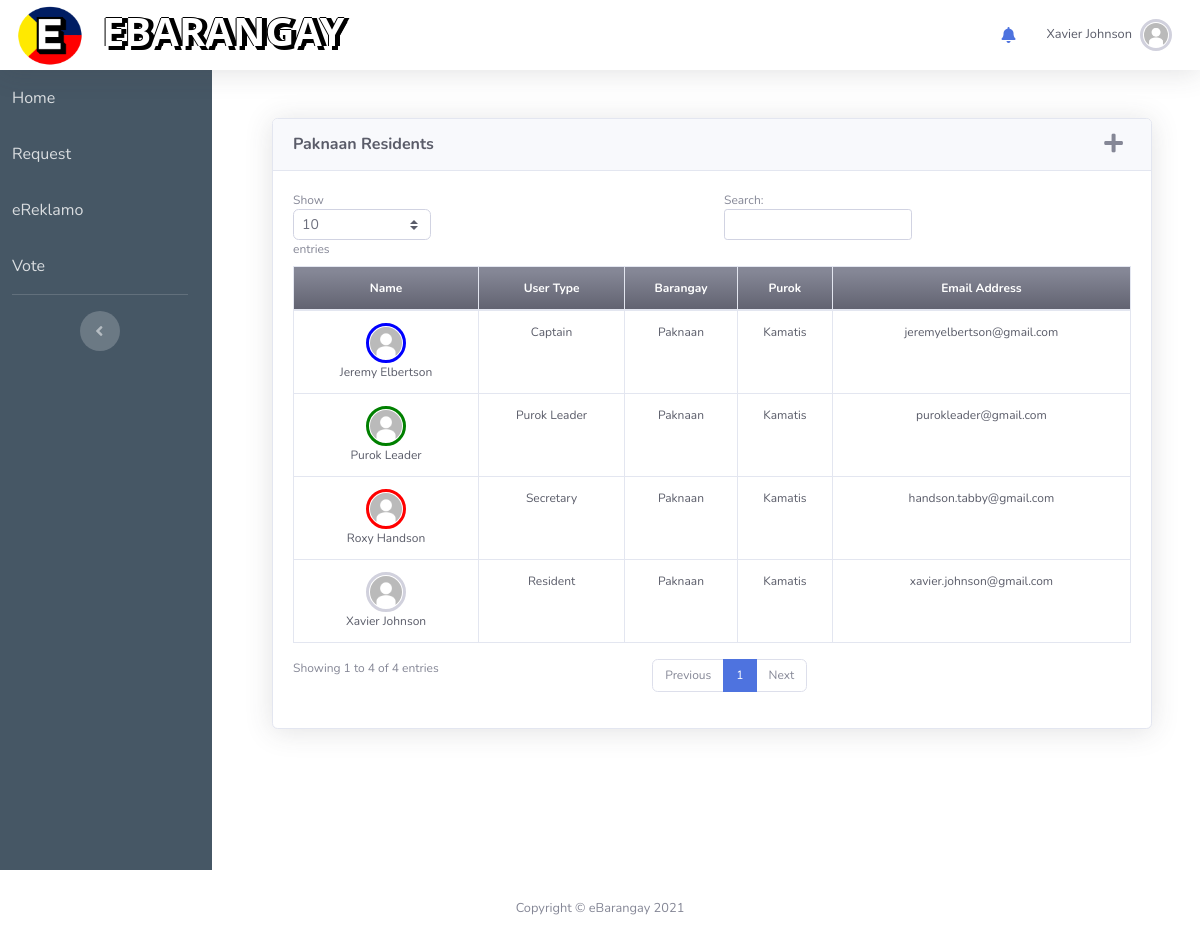
The app's page /residents.php (signed in), older data.
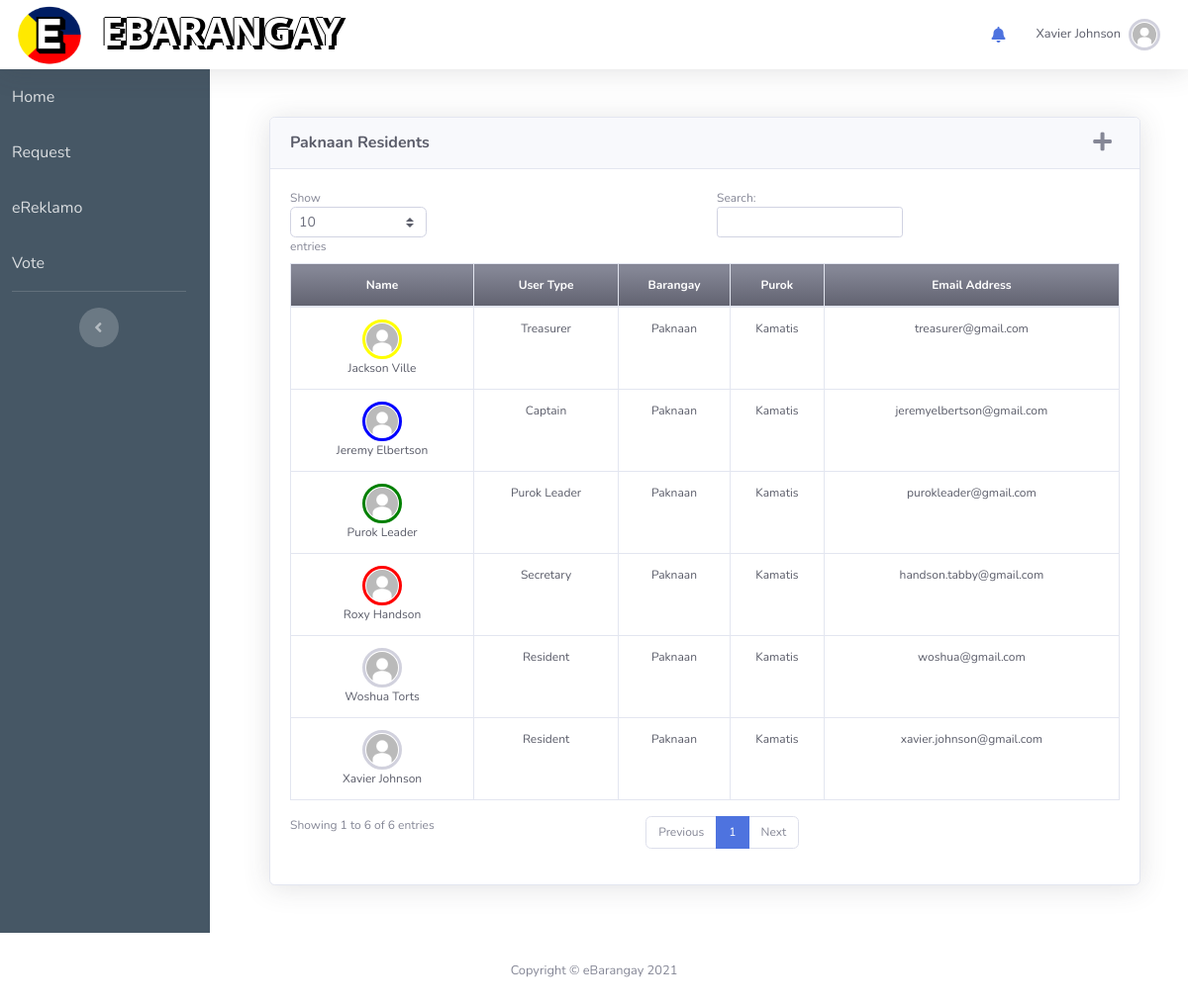
The same page, newer data.
### tables this page shows
CREATE TABLE `users` (
  `UsersID` int NOT NULL,
  `Firstname` varchar(50) NOT NULL,
  `Middlename` varchar(50) DEFAULT NULL,
  `Lastname` varchar(50) NOT NULL,
  `dateofbirth` varchar(50) NOT NULL,
  `civilStat` varchar(50) NOT NULL,
  `emailAdd` varchar(50) NOT NULL,
  `username` varchar(50) NOT NULL,
  `usersPwd` varchar(255) DEFAULT NULL,
  `userGender` varchar(50) DEFAULT NULL,
  `userType` varchar(50) DEFAULT NULL,
  `profile_pic` varchar(129) DEFAULT NULL,
  `userBarangay` varchar(50) DEFAULT NULL,
  `userPurok` varchar(50) DEFAULT NULL,
  `phoneNum` varchar(20) DEFAULT NULL,
  `teleNum` varchar(20) DEFAULT NULL,
  `VerifyStatus` varchar(20) NOT NULL DEFAULT 'Pending',
  `userCity` varchar(30) NOT NULL DEFAULT 'None',
  `Status` varchar(20) NOT NULL DEFAULT 'Active',
  `isRenting` varchar(20) DEFAULT 'False',
  `landlordName` varchar(50) DEFAULT 'None',
  `landlordContact` varchar(50) DEFAULT 'NONE',
  `barangayPos` varchar(50) DEFAULT 'None',
  `userAddress` varchar(50) DEFAULT NULL,
  `userHouseNum` varchar(50) DEFAULT NULL
);

### residents.php (the view, shortened to what this page needs)
<?php include_once "header.php" ?>
<div class="col d-flex flex-column">
<div class="container p-4">
<?php if($_SESSION["userType"] == "Purok Leader"): ?>
<div class="card shadow mb-4 m-4">
    <div class="card-header py-3 d-flex justify-content-between">
            <h6 class="m-0 font-weight-bold text-dark"><?php echo $_SESSION["userBarangay"] ?> Residents</h6>
            <a class="fas fa-plus fa-lg mr-2 text-gray-600 add_account" href="javascript:void(0)"></a>
    </div>
    <div class="card-body" style="font-size: 75%">
        <div class="table-responsive">
            <table class="table table-bordered text-center text-dark display"
                width="100%" cellspacing="0" cellpadding="0">
                <thead >
                    <!-- <tr class="bg-gradient-warning">
                        <th colspan="5">Resident</th>
                        <th colspan ="2">Address</th>
                        <th colspan="2">Contacts</th>
                        <th colspan="1">Options</th>
                    </tr> -->
                    <tr class="bg-gradient-secondary text-white">
                        <th scope="col">Name</th>
                        <th scope="col">Birthdate</th>
                        <th scope="col">Civil Status</th>
                        <th scope="col">User Type</th>
                        <th scope="col">Purok</th>
                        <th scope="col">Barangay</th>
                        <th scope="col">Email Address</th>
                        <th scope="col">Manage</th>
                    </tr>
                </thead>
                <tbody>
                    <?php
                        $accounts = $conn->query("SELECT *, concat(Firstname, ' ', Lastname) as name FROM users WHERE VerifyStatus = 'Pending' AND userBarangay = '{$_SESSION['userBarangay']}' AND userPurok = '{$_SESSION['userPurok']}'");
                        while($row=$accounts->fetch_assoc()):
                            if($row["userType"] == "Admin"){
                                continue;
                            }
                    ?>
                    <tr>
                        <td>
                            <img class="img-profile rounded-circle <?php
                                if($row["userType"] == "Resident"){
                                    echo "img-res-profile";
                                }
                                elseif($row["userType"] == "Purok Leader"){
                                    echo "img-purokldr-profile";
                                }
                                elseif($row["userType"] == "Captain"){
                                    echo "img-capt-profile";
                                }
                                elseif($row["userType"] == "Secretary"){
                                    echo "img-sec-profile";
                                }
                                elseif($row["userType"] == "Treasurer"){
                                    echo "img-treas-profile";
                                }
                                elseif($row["userType"] == "Admin"){
                                    echo "img-admin-profile";
                                }
                            ?>" src="img/<?php echo $row["profile_pic"] ?>" width="40" height="40"/>
                            </br>
                            <?php echo $row["name"] ?>
                        </td>
                        <td><?php echo $row["dateofbirth"] ?></td>
                        <td><?php echo $row["civilStat"] ?></td>
                        <td><?php echo $row["userType"] ?></td>
                        <td><?php echo $row["userPurok"] ?></td>
                        <td><?php echo $row["userBarangay"] ?></td>
                        <td><name@email class="com"><?php echo $row["emailAdd"] ?></name@email></td>
                        <td>
                            <button class="btn btn-success btn-sm btn-flat verify_user" data-id="<?php echo $row['UsersID'] ?>"><i class="fas fa-check"></i> Verify</button>
                        </td>
                    </tr>
                    <?php endwhile; ?>
                </tbody>
            </table>
        </div>
    </div>
</div>
<?php else: ?>
<div class="card shadow mb-4 m-4">
<div class="card-header py-3 d-flex justify-content-between">
        <h6 class="m-0 font-weight-bold text-dark"><?php echo $_SESSION["userBarangay"] ?> Residents</h6>
        <a class="fas fa-plus fa-lg mr-2 text-gray-600 add_account" href="javascript:void(0)"></a>
</div>
<div class="card-body" style="font-size: 75%">
    <div class="table-responsive">
        <table class="table table-bordered text-center text-dark display"
            width="100%" cellspacing="0" cellpadding="0">
            <thead >
                <tr class="bg-gradient-secondary text-white">
                    <th scope="col">Name</th>
                    <th scope="col">User Type</th>
                    <th scope="col">Barangay</th>
                    <th scope="col">Purok</th>
                    <th scope="col">Email Address</th>
                </tr>
            </thead>
            <tbody>
                <?php
                    $accounts = $conn->query("SELECT *, concat(Firstname, ' ', Lastname) as name FROM users WHERE VerifyStatus = 'Pending' AND userBarangay = '{$_SESSION['userBarangay']}'");
                    while($row=$accounts->fetch_assoc()):
                ?>
                <tr>
                    <td>
                        <img class="img-profile rounded-circle <?php
                            if($row["userType"] == "Resident"){
                                echo "img-res-profile";
                            }
                            elseif($row["userType"] == "Purok Leader"){
                                echo "img-purokldr-profile";
                            }
                            elseif($row["userType"] == "Captain"){
                                echo "img-capt-profile";
                            }
                            elseif($row["userType"] == "Secretary"){
                                echo "img-sec-profile";
                            }
                            elseif($row["userType"] == "Treasurer"){
                                echo "img-treas-profile";
                            }
                            elseif($row["userType"] == "Admin"){
                                echo "img-admin-profile";
                            }
                        ?>" src="img/<?php echo $row["profile_pic"] ?>" width="40" height="40"/>
                        <?php echo $row["name"] ?>
                    </td>
                    <td><?php echo $row["userType"] ?></td>
                    <td><?php echo $row["userBarangay"] ?></td>
                    <td><?php echo $row["userPurok"] ?></td>
                    <td><name@email class="com"><?php echo $row["emailAdd"] ?></name@email></td>
                </tr>
                <?php endwhile; ?>
            </tbody>
        </table>
    </div>
</div>
<?php endif; ?>
</div>
</div>
</div>
</div>
<?php include_once "footer.php" ?>

### header.php (shortened to what this page needs)
<?php
    if(isset($_SESSION["UsersID"]) == NULL)
    {
        header("location: login.php");
        exit();
    }
    else{
        $firstname = $_SESSION["Firstname"];
        $lastname = $_SESSION["Lastname"];
        $name = "$firstname $lastname";
    }
?>
<!DOCTYPE html>
<html lang="en">
<head>
    <link href="vendor/fontawesome-free/css/all.min.css" rel="stylesheet" type="text/css">
    <link href="css/sb-admin-2.min.css" rel="stylesheet">
    <link href="css/sb-admin-2.css" rel="stylesheet">
    <link href="css/cb2.css" rel="stylesheet">
</head>
<body id="page-top">
<nav class="navbar navbar-expand topbar static-top shadow">
<a class="navbar-brand" href="about.html">
    <img src="img/eb-logo.png" alt="EBARANGAY LOGO" width="70" height="65">
</a>
<h1 class="navbar-text font-weight-bold d-none d-sm-block d-md-block text-white"
    style= "font-family: 'Segoe UI', Tahoma, Geneva, Verdana, sans-serif;
    text-shadow: -1px 0px black, 3px 4px black, 5px 0 black, 0 -1px black;">
    EBARANGAY
</h1>
<ul class="navbar-nav ml-auto">
    <?php if(isset($_SESSION["UsersID"]) != NULL) : ?>
    <li class="nav-item dropdown no-arrow mx-1">
        <a class="nav-link dropdown-toggle" href="#" id="alertsDropdown" role="button"
            data-toggle="dropdown" aria-haspopup="true" aria-expanded="false">
            <i class="fas fa-bell fa-fw"></i>
        </a>
    </li>
    <?php endif; ?>
    <li class="nav-item dropdown no-arrow">
    <?php if(isset($_SESSION["UsersID"]) != NULL) : ?>
    <a class="nav-link dropdown-toggle" id="userDropdown" role="button"
        data-toggle="dropdown" aria-haspopup="true" aria-expanded="false">
        <span class="mr-2 d-none d-lg-inline text-dark small"><?php if($_SESSION["userType"] == "Admin"){echo "Admin";} else{echo $name;} ?></span>
        <img class="img-profile rounded-circle <?php
            if($_SESSION["userType"] == "Resident"){
                echo "img-res-profile";
            }
            elseif($_SESSION["userType"] == "Purok Leader"){
                echo "img-purokldr-profile";
            }
            elseif($_SESSION["userType"] == "Captain"){
                echo "img-capt-profile";
            }
            elseif($_SESSION["userType"] == "Secretary"){
                echo "img-sec-profile";
            }
            elseif($_SESSION["userType"] == "Treasurer"){
                echo "img-treas-profile";
            }
            elseif($_SESSION["userType"] == "Admin"){
                echo "img-admin-profile";
            }
        ?>" src="img/<?php echo $_SESSION["profile_pic"]; ?> "/>
    </a>
        <?php endif; ?>
    </li>
</ul>
</nav>
<div class="content-wrapper" >
<div class="row">
    <?php if(isset($_SESSION["UsersID"]) && !empty($_SESSION["UsersID"])) : ?>
    <ul class="navbar-nav sidebar sidebar-dark accordion px-2" id="accordionSidebar" style="background: rgb(70, 87, 101);">
        <?php if($_SESSION["userType"] == "Admin") : ?>
            <li class="nav-item <?php if(basename($_SERVER['PHP_SELF']) === "account.php"): ?> <?php echo "active"; endif; ?>">
            <a class="nav-link <?php if(basename($_SERVER['PHP_SELF']) === "account.php"): ?> <?php echo "bg-secondary"; endif; ?>" href="account.php">
                <span>Accounts</span>
            </a>
        </li>
        <li class="nav-item <?php if(basename($_SERVER['PHP_SELF']) === "captain.php"): ?> <?php echo "active"; endif; ?>">
            <a class="nav-link <?php if(basename($_SERVER['PHP_SELF']) === "captain.php"): ?> <?php echo "bg-secondary"; endif; ?>" href="captain.php">
                <span>Captains</span>
            </a>
        </li>
        <li class="nav-item <?php if(basename($_SERVER['PHP_SELF']) === "purokLeader.php"): ?> <?php echo "active"; endif; ?>">
            <a class="nav-link <?php if(basename($_SERVER['PHP_SELF']) === "purokLeader.php"): ?> <?php echo "bg-secondary"; endif; ?>" href="purokLeader.php">
                <span>Purok Leaders</span>
            </a>
        </li>
        <li class="nav-item <?php if(basename($_SERVER['PHP_SELF']) === "barangay.php"): ?> <?php echo "active"; endif; ?>">
            <a class="nav-link <?php if(basename($_SERVER['PHP_SELF']) === "barangay.php"): ?> <?php echo "bg-secondary"; endif; ?>" href="barangay.php">
                <span>Barangay</span>
            </a>
        </li>
        <li class="nav-item <?php if(basename($_SERVER['PHP_SELF']) === "purok.php"): ?> <?php echo "active"; endif; ?>">
            <a class="nav-link <?php if(basename($_SERVER['PHP_SELF']) === "purok.php"): ?> <?php echo "bg-secondary"; endif; ?>" href="purok.php" aria-expanded="true">
                <span>Purok</span>
            </a>
        </li>
        <?php elseif($_SESSION["userType"] == "Resident") : ?>
        <li class="nav-item <?php if(basename($_SERVER['PHP_SELF']) === "index.php"): ?> <?php echo "active"; endif; ?>">
            <a class="nav-link <?php if(basename($_SERVER['PHP_SELF']) === "index.php"): ?> <?php echo "bg-secondary"; endif; ?>" href="index.php">Home</a>
        </li>
        <li class="nav-item <?php if(basename($_SERVER['PHP_SELF']) === "request.php"): ?> <?php echo "active"; endif; ?>">
            <a class="nav-link <?php if(basename($_SERVER['PHP_SELF']) === "request.php"): ?> <?php echo "bg-secondary"; endif; ?>" href="request.php">
                Request
            </a>
        </li>
        <li class="nav-item <?php if(basename($_SERVER['PHP_SELF']) === "ereklamo.php"): ?> <?php echo "active"; endif; ?>">
            <a class="nav-link <?php if(basename($_SERVER['PHP_SELF']) === "ereklamo.php"): ?> <?php echo "bg-secondary"; endif; ?>" href="ereklamo.php">eReklamo</a>
        </li>
        <li class="nav-item <?php if(basename($_SERVER['PHP_SELF']) === "election.php"): ?> <?php echo "active"; endif; ?>">
            <a class="nav-link <?php if(basename($_SERVER['PHP_SELF']) === "election.php"): ?> <?php echo "bg-secondary"; endif; ?>" href="election.php">Vote</a>
        </li>
        <hr class="sidebar-divider d-none d-md-block">
        <div class="text-center d-none d-md-inline">
            <button class="rounded-circle border-0" id="sidebarToggle"></button>
        </div>
        <?php endif; ?>
        <?php endif; ?>
    </ul>

### footer.php (shortened to what this page needs)
  <footer class="sticky-footer">
      <div class="container my-auto">
          <div class="copyright text-center my-auto">
              <span>Copyright &copy; eBarangay 2021</span>
          </div>
      </div>
  </footer>
  </div>
</body>
</html>

### css/cb2.css (style rules this page uses)
.img-res-profile { padding: 1px; border: 3px solid rgb(209, 209, 221); }
.img-purokldr-profile { padding: 1px; border: 3px solid green; }
.img-capt-profile { padding: 1px; border: 3px solid blue; }
.img-sec-profile { padding: 1px; border: 3px solid red; }
.img-treas-profile { padding: 1px; border: 3px solid yellow; }

Row changes from the older to the newer data that the page shows:
added users: profile_pic (picture), name "Woshua Torts", userType "Resident", userBarangay "Paknaan", userPurok "Kamatis", emailAdd "woshua@gmail.com"
added users: profile_pic (picture), name "Jackson Ville", userType "Treasurer", userBarangay "Paknaan", userPurok "Kamatis", emailAdd "treasurer@gmail.com"
Text that changed along with them:
text written by a page script: "Show entries Search: Showing 1 to 4 of 4 entries Previous 1 Next" → "Show entries Search: Showing 1 to 6 of 6 entries Previous 1 Next"
